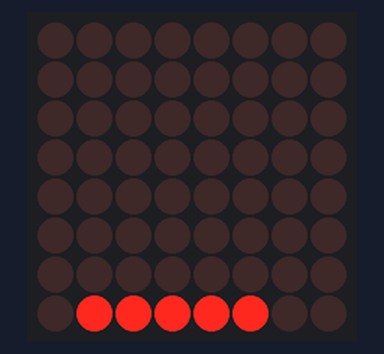
This sketch was run on a simulated Arduino Uno, built with avr-gcc and run on an emulated ATmega328P. Parts: 8×8 LED matrix. Wiring (inferred from the names in the program): LED matrix (orientation assumed): rows pin 6, pin 11, pin 10, pin 3, A3, pin 4, pin 8, pin 9; columns pin 2, pin 7, A5, pin 5, pin 13, A4, pin 12, A2.

Above: at 0.1 s.
At 1.9 s:
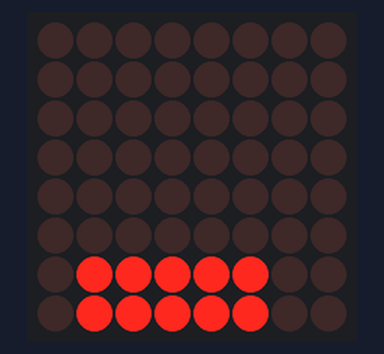
At 2.8 s:
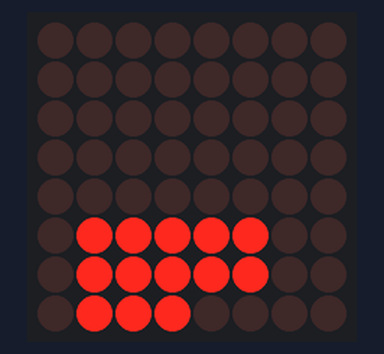
At 3.7 s:
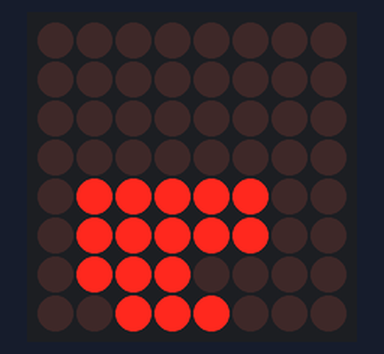
At 4.6 s:
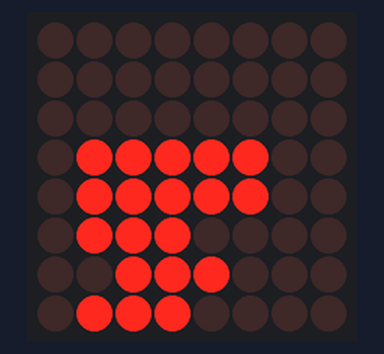
At 6.3 s:
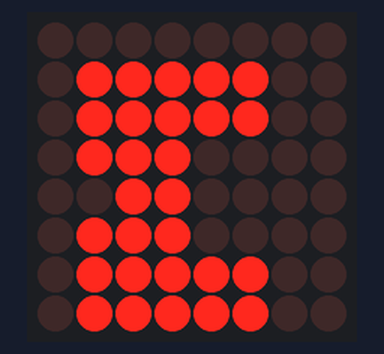

Measured:
- by itself, everything shown: repeats every 7.1 s, in 7 steps
- what the display in image 0 shows lasts 1.8 s, from 0.0 s to 1.8 s
- what the display in image 1 shows lasts 0.9 s, from 1.8 s to 2.7 s

The sketch:

LED_Words_Describe.ino
```cpp
// 2-dimensional array of row pin numbers:
int R[] = {2,7,A5,5,13,A4,12,A2};
// 2-dimensional array of column pin numbers:
int C[] = {6,11,10,3,A3,4,8,9};
  unsigned char a[8][8] =     //the big "heart"
{
  0,0,0,0,0,0,0,0,
  0,0,0,0,0,0,0,1,
  0,0,0,0,0,0,0,1,
  0,0,0,0,0,0,0,1,
  0,0,0,0,0,0,0,1,
  0,0,0,0,0,0,0,1,
  0,0,0,0,0,0,0,0,
};
unsigned char b[8][8] =     //the big "heart"
{
  0,0,0,0,0,0,0,0,
  0,0,0,0,0,0,0,1,
  0,0,0,0,0,0,0,1,
  0,0,0,0,0,0,0,1,
  0,0,0,0,0,0,0,1,
  0,0,0,0,0,0,0,1,
  0,0,0,0,0,0,0,0,
};

unsigned char c[8][8] =      //the small "heart"
{
  0,0,0,0,0,0,0,0,
  0,0,0,0,0,0,1,1,
  0,0,0,0,0,0,1,1,
  0,0,0,0,0,0,1,1,
  0,0,0,0,0,0,1,1,
  0,0,0,0,0,0,1,1,
  0,0,0,0,0,0,0,0,
};
  unsigned char d[8][8] =     //the big "heart"
{
  0,0,0,0,0,0,0,0,
  0,0,0,0,0,1,1,1,
  0,0,0,0,0,1,1,1,
  0,0,0,0,0,1,1,1,
  0,0,0,0,0,1,1,0,
  0,0,0,0,0,1,1,0,
  0,0,0,0,0,0,0,0,
}; unsigned char e[8][8] =      //the small "heart"
{
  0,0,0,0,0,0,0,0,
  0,0,0,0,1,1,1,0,
  0,0,0,0,1,1,1,1,
  0,0,0,0,1,1,1,1,
  0,0,0,0,1,1,0,1,
  0,0,0,0,1,1,0,0,
  0,0,0,0,0,0,0,0,
};
unsigned char f[8][8] =     //the big "heart"
{
  0,0,0,0,0,0,0,0,
  0,0,0,1,1,1,0,1,
  0,0,0,1,1,1,1,1,
  0,0,0,1,1,1,1,1,
  0,0,0,1,1,0,1,0,
  0,0,0,1,1,0,0,0,
  0,0,0,0,0,0,0,0,
};
unsigned char g[8][8] =      //the small "heart"
{
  0,0,0,0,0,0,0,0,
  0,0,1,1,1,0,0,1,
  0,0,1,1,1,1,1,1,
  0,0,1,1,1,1,1,1,
  0,0,1,1,0,1,0,1,
  0,0,1,1,0,0,0,1,
  0,0,0,0,0,0,0,0,
};
unsigned char h[8][8] =      //the small "heart"
{
  0,0,0,0,0,0,0,0,
  0,1,1,1,0,1,1,1,
  0,1,1,1,1,1,1,1,
  0,1,1,1,1,1,1,1,
  0,1,1,0,0,0,1,1,
  0,1,1,0,0,0,1,1,
  0,0,0,0,0,0,0,0,
};
void setup()
{
   // iterate over the pins:
  for(int i = 0;i<8;i++)
  // initialize the output pins:
  {
    pinMode(R[i],OUTPUT);
    pinMode(C[i],OUTPUT);
  }
}

void loop()
{
  for(int i = 0 ; i < 100 ; i++)        //Loop display 100 times
  {
    Display(a);                   //Display the "Big Heart"
  }
  for(int i = 0 ; i < 100 ; i++)         //Loop display 50 times
  {
    Display(b);                 //Display the "small Heart"
  } for(int i = 0 ; i < 100 ; i++)        //Loop display 100 times
  {
    Display(c);                   //Display the "Big Heart"
  }   for(int i = 0 ; i < 100 ; i++)        //Loop display 100 times
  {
    Display(d);                   //Display the "Big Heart"
  }   for(int i = 0 ; i < 100 ; i++)        //Loop display 100 times
  {
    Display(e);                   //Display the "Big Heart"
  } for(int i = 0 ; i < 100 ; i++)         //Loop display 50 times
  {
    Display(f);
  }
  for(int i = 0 ; i < 100 ; i++)         //Loop display 50 times
  {
    Display(g);
  }
  for(int i = 0 ; i < 100 ; i++)         //Loop display 50 times
  {
    Display(h);
  }
}

void Display(unsigned char dat[8][8])
{
  for(int c = 0; c<8;c++)
  {
    digitalWrite(C[c],LOW);//use thr column
    //loop
    for(int r = 0;r<8;r++)
    {
      digitalWrite(R[r],dat[r][c]);
    }
    delay(1);
    Clear();  //Remove empty display light
  }
}

void Clear()                          //清空显示
{
  for(int i = 0;i<8;i++)
  {
    digitalWrite(R[i],LOW);
    digitalWrite(C[i],HIGH);
  }
}
```
